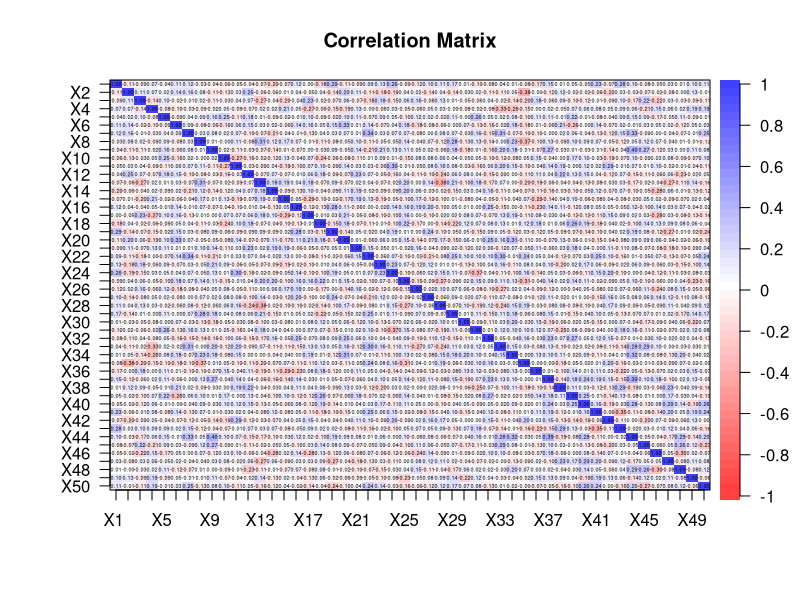
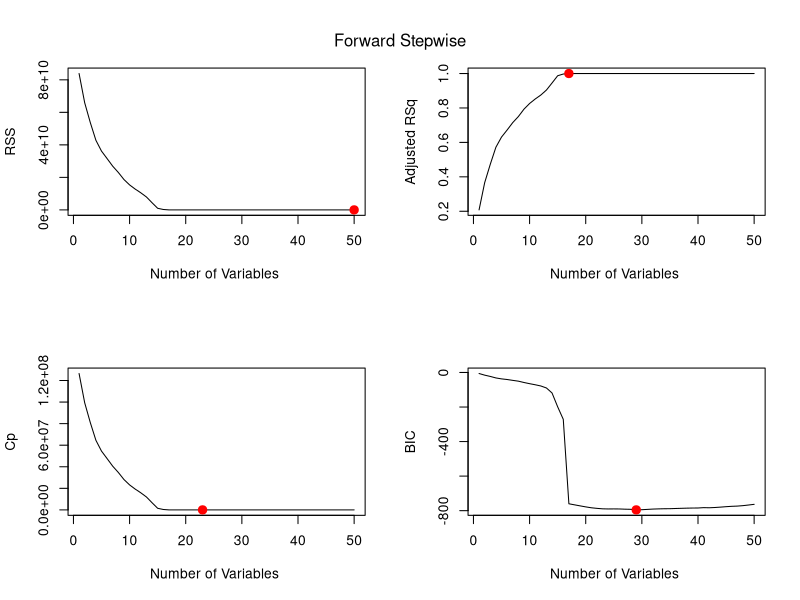
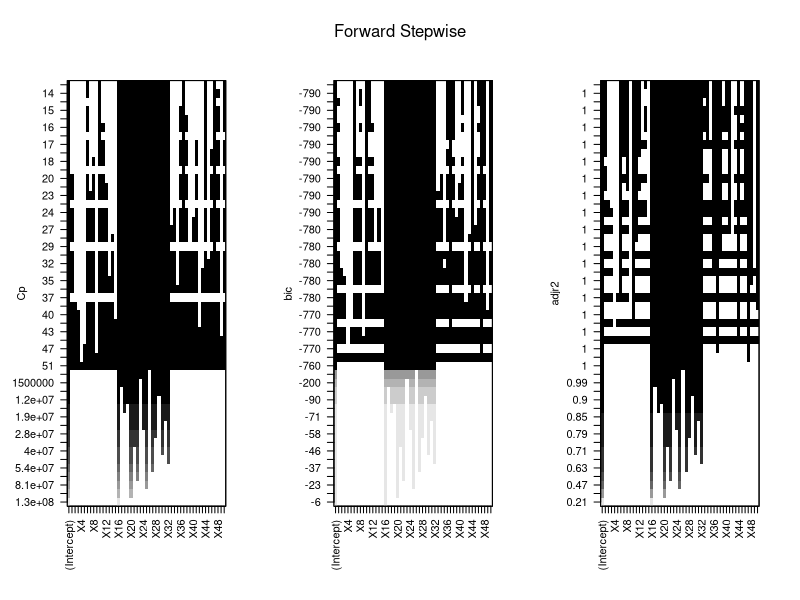
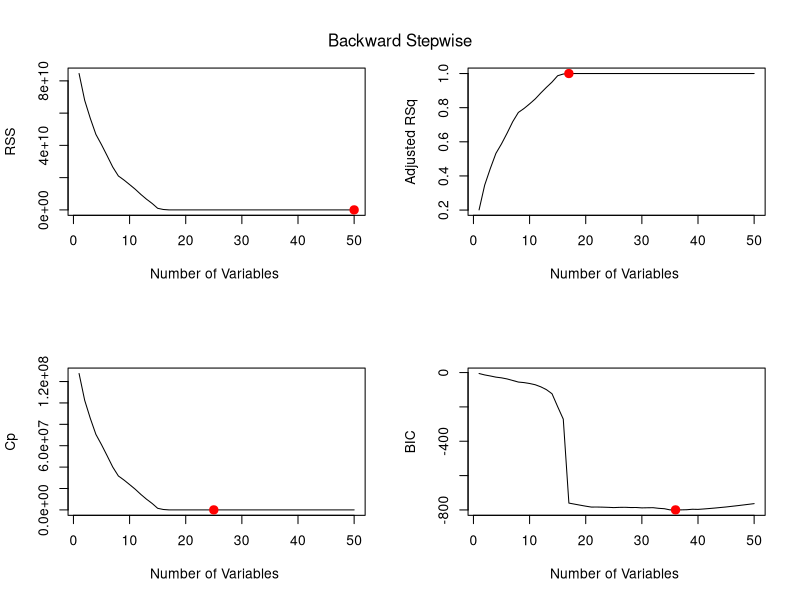
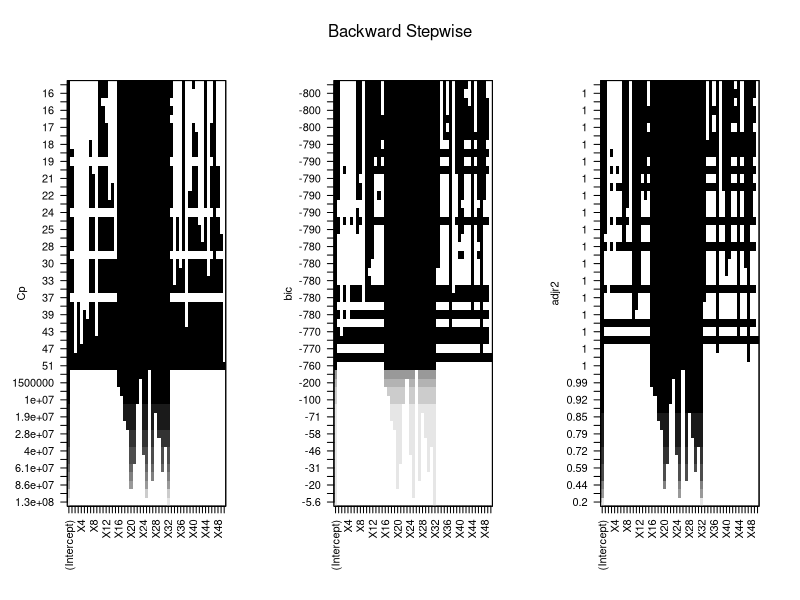
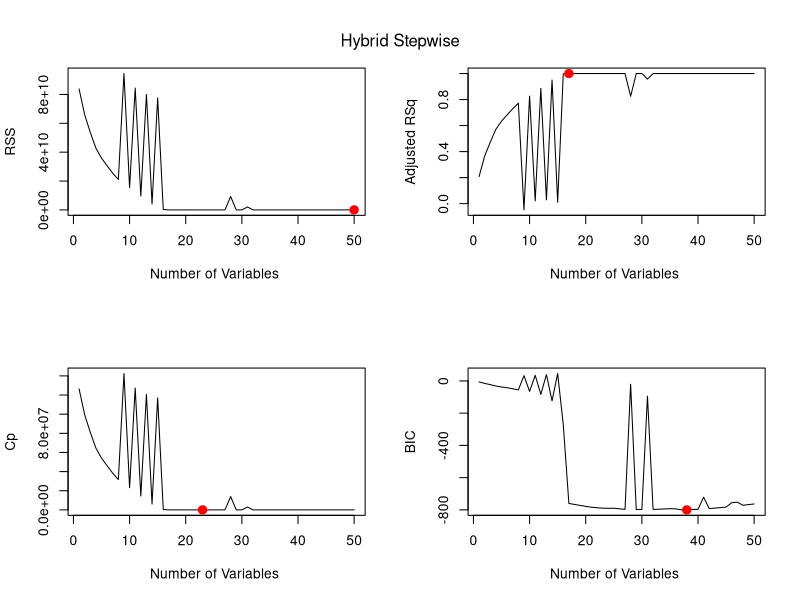
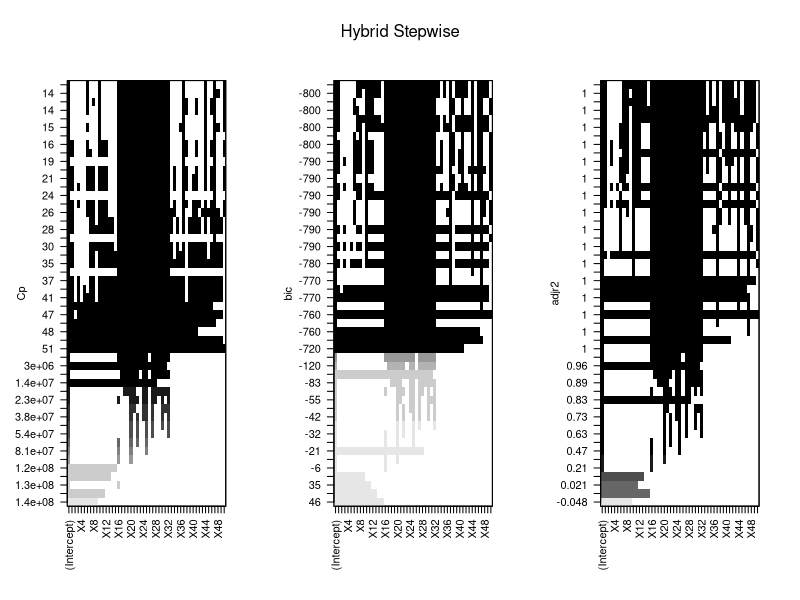
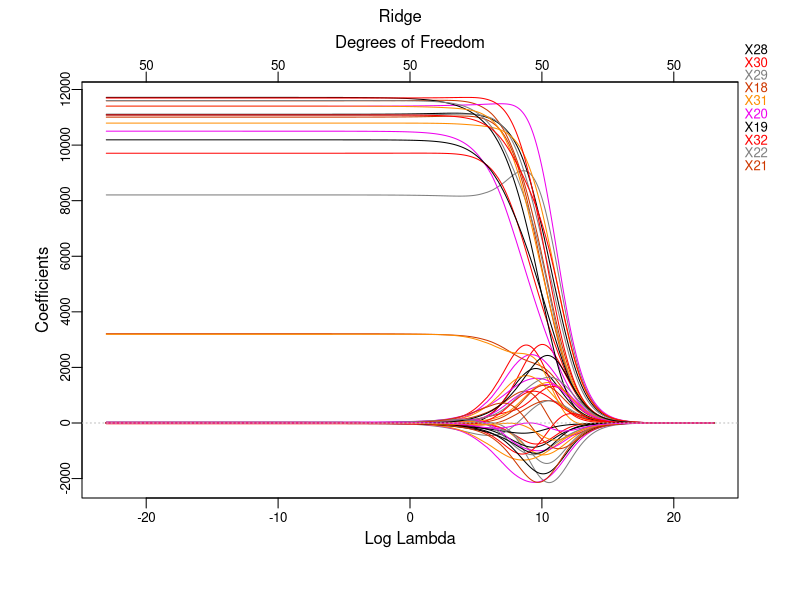

These figures' R source, in order:
####################################################
####################### Setup ######################
####################################################
library(glmnet)   # Load the "glmnet" package
library(plotmo)   # Load the "plotmo" package
library(corrplot) # Load the "corrplot" package
library(psych)    # Load the "psych" package
library(leaps)    # Load the "leaps" package for BSS and stepwise

# Load the dataset
data <- read.csv("RegressionDataset_DA_group1.csv", header = T, na.strings = "?")

head(data)
data <- na.omit(data) # Remove rows with missing values

set.seed(2023)        # Use a fixed seed for reproducibility of the experiment

# Save "Y" values in "y" and all values except for "Y" in "x"
x <- model.matrix(Y ~ ., data)[, -1] # Save all values except for "Y"
y <- data$Y # Save "Y" values

train <- sample(1:nrow(x), 0.8 * nrow(x)) # Sample 80% of the data for training set
test <- (-train)  # The remaining data will be the test set

# Parameters
n <- nrow(data[train, ]) # Number of observations in the training set
p <- ncol(x[train, ])    # Number of regressors

####################################################
############### Preliminary analysis ###############
####################################################

############### Correlation Matrix #################
dev.new()
corData <- round(cor(x), digits = 2) # Calculate the correlation matrix of x and round the values to 2 decimal places
# Uncomment the next line to save the plot as a PDF file
# pdf(file="Correlation_Matrix.pdf", width=26, height=15)
corPlot(corData, cex = 0.22, show.legend = TRUE, main = "Correlation Matrix") # Plot the correlation matrix with specified font size and display legend
# dev.off()

####################################################
################## Linear Model ####################
####################################################
lm.mod <- lm(Y ~ ., data = data[train, ]) # Fit a linear regression model to the data, using all variables in training set
summary(lm.mod) # Get the summary of the model
lm.predict <- predict(lm.mod, newdata = (data[test, ])) # Make predictions using the model on the test data
lm.coef <- coef(lm.mod) # Get the coefficients of the model

####################### Test ######################
lm.mse <- mean((lm.predict - y[test])^2) # Calculate the mean squared error between the predicted values and the actual values in the test data
lm.mse # Display the mean squared error

################### Print Results ##################
lm.predictors <- round(lm.coef / 100, digits = 0) # Round the values in bwd.coef and divide by 100, with 0 decimal places
intToUtf8(lm.predictors) # Convert the values in bwd.predictors to UTF-8 encoded integers

####################################################
###################### BSS #########################
####################################################
# The following code performs BSS, which is computationally inefficient, however, since it has a p
# approximately greater than 30 
# full.regfit <- regsubsets(Y ~ ., nvmax = variables_selected, data = data[train, ], really.big = T)
# summary(full.regfit)

####################################################
################### Stepwise #######################
####################################################
# The following code performs forward, backward, and hybrid selection on the training data 
# using the 'regsubsets' function from the 'leaps' package. 
# The function returns the best subset of predictors for each method of selection.
# The performance of each method is evaluated by computing the mean squared error (MSE) 
# between the predicted values and the actual values of the response variable on the test data.
# Finally, the coefficients of the best models are rounded to the nearest 100 and converted to UTF-8 format.

################# Forward selection ################
fwd.regfit <- regsubsets(Y ~ ., data = data[train, ], nvmax = p, method = "forward") # Forward selection on the training data
summary(fwd.regfit) # Summary of the results of forward selection

################# Backward selection ################
bwd.regfit <- regsubsets(Y ~ ., data = data[train, ], nvmax = p, method = "backward") # Backward selection on the training data
summary(bwd.regfit) # Summary of the results of forward selection

################# Hybrid selection ################
hyb.regfit <- regsubsets(Y ~ ., data = data[train, ], nvmax = p, method = "seqrep") # Hybrid selection on the training data
summary(hyb.regfit) # Summary of the results of forward selection

####################### Test ######################
test.mat <- model.matrix(Y ~ ., data = data[test, ]) #Model matrix for the test data

############ Test on backward selection ############
# The following lines evaluate the performance of the best model obtained from backward selection
val.errors <- rep(NA, p) # Creates a vector of NA values with length 'p' to store the MSE values for each model

for (i in 1:p) {
  coefi <- coef(bwd.regfit, id = i)           # Extracts the coefficients for the i-th model obtained from backward selection
  pred <- test.mat[, names(coefi)] %*% coefi  # Computes the predicted values for the response variable
  val.errors[i] <- mean((y[test] - pred)^2)   # Computes the MSE for the i-th model and stores it in the 'val.errors' vector
}

min <- which.min(val.errors) # Index of the minimum MSE value
bwd.mse <- val.errors[min]   # Stores the minimum MSE value in 'bwd.mse'
bwd.coef <- coef(bwd.regfit, min) # Extracts the coefficients for the best model obtained from backward selection

########### Test on forward selection ###########
# The following lines evaluate the performance of the best model obtained from forward selection
val.errors <- rep(NA, p) # Creates a vector of NA values with length 'p' to store the MSE values for each model

for (i in 1:p) {
  coefi <- coef(fwd.regfit, id = i)           # Extracts the coefficients for the i-th model obtained from forward selection
  pred <- test.mat[, names(coefi)] %*% coefi  # Computes the predicted values for the response variable
  val.errors[i] <- mean((y[test] - pred)^2)   # Computes the MSE for the i-th model and stores it in the 'val.errors' vector
}

min <- which.min(val.errors) # Index of the minimum MSE value
fwd.mse <- val.errors[min]   # Stores the minimum MSE value in 'fwd.mse'
fwd.coef <- coef(fwd.regfit, which.min(val.errors)) # Extracts the coefficients for the best model obtained from forward selection

############ Test on hybrid selection ############
# The following lines evaluate the performance of the best model obtained from hybrid selection
val.errors <- rep(NA, p) # Creates a vector of NA values with length 'p' to store the MSE values for each model

for (i in 1:p) {
  coefi <- coef(hyb.regfit, id = i)           # Extracts the coefficients for the i-th model obtained from hybrid selection
  pred <- test.mat[, names(coefi)] %*% coefi  # Computes the predicted values for the response variable
  val.errors[i] <- mean((y[test] - pred)^2)   # Computes the MSE for the i-th model and stores it in the 'val.errors' vector
}

# The best model is the one that contains which.min(val.errors) (ten in the book) variables.
min <- which.min(val.errors) # Index of the minimum MSE value
hyb.mse <- val.errors[min] # Stores the minimum MSE value in 'hyb.mse'
hyb.coef <- coef(hyb.regfit, which.min(val.errors)) # Extracts the coefficients for the best model obtained from hybrid selection

######################## Plot ########################
# Function for plotting all metrics
plot_metrics <- function(model, name){
  dev.new()
  # Uncomment the next line to save the plot as a PDF file
  # pdf(file="backward_cp.pdf", width=20, height=10)
  par(mfrow=c(2,2))
  
  summary=summary(model)
  
  plot(round(summary$rss, 3), xlab="Number of Variables ", ylab="RSS", type="l")
  points(which.min(round(summary$rss, 3)),min(round(summary$rss,3)), col="red",cex=2,pch=20)
  
  plot(round(summary$adjr2, 3) ,xlab="Number of Variables ", ylab="Adjusted RSq",type="l")
  points(which.max(round(summary$adjr2, 3)),max(round(summary$adjr2,3)), col="red",cex=2,pch=20)
  
  plot(round(summary$cp,3) ,xlab="Number of Variables ",ylab="Cp", type="l")
  points(which.min(round(summary$cp,3)),min(round(summary$cp,3)),col="red",cex=2,pch=20)
  
  plot(round(summary$bic,3) ,xlab="Number of Variables ",ylab="BIC",type="l")
  points(which.min(round(summary$bic,3)),min(round(summary$bic, 3)),col="red",cex=2,pch=20)
  
  mtext(name, line=-3, outer=TRUE, side=3)
  
  dev.new()
  par(mfrow=c(1,3))
  
  plot(model, scale = "Cp", xlab="Variables ",ylab="CP",type="l")
  
  plot(model, scale = "bic", xlab="Variables ",ylab="CP",type="l")
  
  plot(model, scale = "adjr2", xlab="Variables ",ylab="CP",type="l")
  mtext(name, line=-3, outer=TRUE, side=3)
}

plot_metrics(fwd.regfit, "Forward Stepwise")
plot_metrics(bwd.regfit, "Backward Stepwise")
plot_metrics(hyb.regfit, "Hybrid Stepwise")

################### Print Results ##################
bwd.predictors <- round(bwd.coef / 100, digits = 0) # Round the values in bwd.coef and divide by 100, with 0 decimal places
intToUtf8(bwd.predictors) # Convert the values in bwd.predictors to UTF-8 encoded integers

fwd.predictors <- round(fwd.coef / 100, digits = 0) # Round the values in fwd.coef and divide by 100, with 0 decimal places
intToUtf8(fwd.predictors) # Convert the values in fwd.predictors to UTF-8 encoded integers

hyb.predictors <- round(hyb.coef / 100, digits = 0) # Round the values in hyb.coef and divide by 100, with 0 decimal places
intToUtf8(hyb.predictors) # Convert the values in hyb.predictors to UTF-8 encoded integers

####################################################
###################### Ridge #######################
####################################################
grid <- 10^seq(10, -10, length = 1000) # Define a sequence of 1000 numbers logarithmically spaced between 10^10 and 10^-10

# Use the argument alpha = 0 to perform ridge
ridge.mod <- glmnet(x[train, ], y[train], alpha = 0, lambda = grid) # Fit a ridge regression model with alpha=0 and the grid of lambda values defined earlier

dev.new()
plot_glmnet(ridge.mod, xvar = "lambda") # Plot the ridge regression model, with x-axis as log lambda
mtext("Ridge", line=-1.3, outer=TRUE, side=3)

# Perform 10-fold cross-validation to determine the best lambda value for the ridge model
cv.out <- cv.glmnet(x[train, ], y[train], alpha = 0, lambda = grid)

dev.new()
plot(cv.out) # Plot the cross-validation results
mtext("Ridge", line=-1.3, outer=TRUE, side=3)

ridge.bestlam <- cv.out$lambda.min # Get the best lambda value from cross-validation

ridge.pred <- predict(ridge.mod, s = ridge.bestlam, newx = x[test, ]) # Calculate the predictions using the best lambda value
ridge.mse <- mean((ridge.pred - y[test])^2) # Calculate the mean squared error of the predictions on test set
ridge.mse # Print the mean squared error

ridge.out <- glmnet(x, y, alpha = 0, lambda = grid) # Fit the ridge regression model to the entire data set
ridge.coef <- predict(ridge.out, type = "coefficients", s = ridge.bestlam)[1:p + 1, ] # Get the coefficients for the best lambda value
ridge.coef # Print the coefficients

dev.new()
plot_glmnet(ridge.out, xvar = "lambda") # Plot the ridge regression model for the entire data set
mtext("Ridge", line=-1.3, outer=TRUE, side=3)

################### Print Results ##################
# Round the coefficients and convert to utf-8 format
ridge.predictors <- round(ridge.coef / 100, digits = 0)
intToUtf8(ridge.predictors)

####################################################
###################### LASSO #######################
####################################################
grid <- 10^seq(10, -10, length = 1000) # Define a sequence of 1000 numbers logarithmically spaced between 10^5 and 10^-2

# use the argument alpha = 1 to perform lasso
lasso.mod <- glmnet(x[train, ], y[train], alpha = 1, lambda = grid) # Fit a lasso regression model with alpha=1 and the grid of lambda values defined earlier

dev.new()
plot(lasso.mod, label = T) # Plot the model fit to the training data as a function of L1 norm
mtext("Lasso", line=-1.3, outer=TRUE, side=3)

dev.new()
plot_glmnet(lasso.mod, xvar = "lambda") # Plot the model fit to the training data as a function of log lambda using plot_glmnet() function
mtext("Lasso", line=-1.3, outer=TRUE, side=3)

# Perform 10-fold cross-validation to determine the best lambda value for the lasso model
cv.out <- cv.glmnet(x[train, ], y[train], alpha = 1, lambda = grid)

dev.new()
plot(cv.out) # Plot the cross-validation results
mtext("Lasso", line=-1.3, outer=TRUE, side=3)

lasso.bestlam <- cv.out$lambda.1se # Determine the best lambda value based on the cross-validation results, we choose the 1se to select
                             # the most parsimonious model with low error 
# lasso.bestlam <- cv.out$lambda.min # If you want the minimum only based on MSE

lasso.pred <- predict(lasso.mod, s = lasso.bestlam, newx = x[test, ]) # Use the best lambda value to make predictions on the test data
lasso.mse <- mean((lasso.pred - y[test])^2) # Calculate the mean squared error of the predictions on the test data
lasso.mse # Print the mean squared error

lasso.out <- glmnet(x, y, alpha = 1, lambda = grid) # Fit the lasso model to the entire data set
lasso.coef <- predict(lasso.out, type = "coefficients", s = lasso.bestlam)[1:p + 1, ] # Extract coefficients
lasso.coef # Print the coefficient values
lasso.coef[lasso.coef != 0] # Print the non-zero coefficient values
cat("Number of coefficients equal to 0:", sum(lasso.coef == 0), "\n") # Print the number of coefficients equal to 0

dev.new()
plot_glmnet(lasso.out, xvar = "lambda") # Plot the lasso model fit to the entire data set as a function of log lambda using plot_glmnet() function
mtext("Lasso", line=-1.3, outer=TRUE, side=3)

################### Print Results ##################
# Round the coefficient values to the nearest 100 and convert the result to UTF-8
lasso.predictors <- round(lasso.coef / 100, digits = 0)
intToUtf8(lasso.predictors)

####################################################
################### Elastic Net ####################
####################################################
enet.mod <- glmnet(x[train, ], y[train], alpha = 0.1, lambda = grid) # Fit the Elastic Net Model with an alpha value of 0.1
enet.pred <- predict(enet.mod, s = 0.1, newx = x[test, ]) # Predict using the fitted model and a lambda value of 0.1
min <- mean((enet.pred - y[test])^2) # Calculate the mean squared error
def.alp <- 0 # Initialize default alpha value

# Loop through different alpha values from 0.5 to 0.9 with a step of 0.05
# This loop is more towards the lasso side since it's not recommended to apply ridge for highly uncorrelated data
for (alp in seq(0.5, 0.9, by = 0.05)) {
  enet.mod <- glmnet(x[train, ], y[train], alpha = alp, lambda = grid) # Fit the Elastic Net Model with the current alpha value
  cv.out <- cv.glmnet(x[train, ], y[train], alpha = alp, lambda = grid) # Perform cross-validation to find the best lambda value
  enet.bestlam <- cv.out$lambda.min # Get the best lambda value
  
  enet.pred <- predict(enet.mod, s = enet.bestlam, newx = x[test, ]) # Predict using the fitted model and the best lambda value
  enet.mse <- mean((enet.pred - y[test])^2) # Calculate the mean squared error
  
  # If the current mean squared error is lower than the minimum mean squared error, update the minimum and default alpha value
  if (enet.mse < min) {
    min <- enet.mse
    def.alp <- alp
  }
}

# Fit the Elastic Net Model with the best default alpha value
enet.mod <- glmnet(x[train, ], y[train], alpha = def.alp, lambda = grid)
# Plot the fitted model
dev.new()
plot(enet.mod, label = T)
mtext("Elastic Net", line=-1.3, outer=TRUE, side=3)

dev.new()
plot_glmnet(enet.mod, xvar = "lambda")
mtext("Elastic Net", line=-1.3, outer=TRUE, side=3)

cv.out <- cv.glmnet(x[train, ], y[train], alpha = def.alp, lambda = grid) # Perform cross-validation

# Plot the cross-validation results
dev.new()
plot(cv.out)
mtext("Elastic Net", line=-1.3, outer=TRUE, side=3)

enet.bestlam <- cv.out$lambda.min # Get the best lambda value

enet.pred <- predict(enet.mod, s = enet.bestlam, newx = x[test, ]) # Predict using the fitted model and the best lambda value
enet.mse <- mean((enet.pred - y[test])^2) # Calculate the mean squared error

enet.coef <- predict(enet.mod, type = "coefficients", s = enet.bestlam)[1:p+1, ] # Get the coefficients for the fitted model with the best lambda value

################### Print Results ##################
# Finally, we took the vector with the best predictors estimate, we diveded by 100 and and we make the conversation in ASCII.
enet.predictors <- round(enet.coef / 100, digits = 0)
intToUtf8(enet.predictors)

####################################################
################# Print all MSE ###################
####################################################
# Finally, we print all calculated MSE values to evaluate the best technique
lm.mse
fwd.mse
bwd.mse
hyb.mse
lasso.mse
ridge.mse
enet.mse
